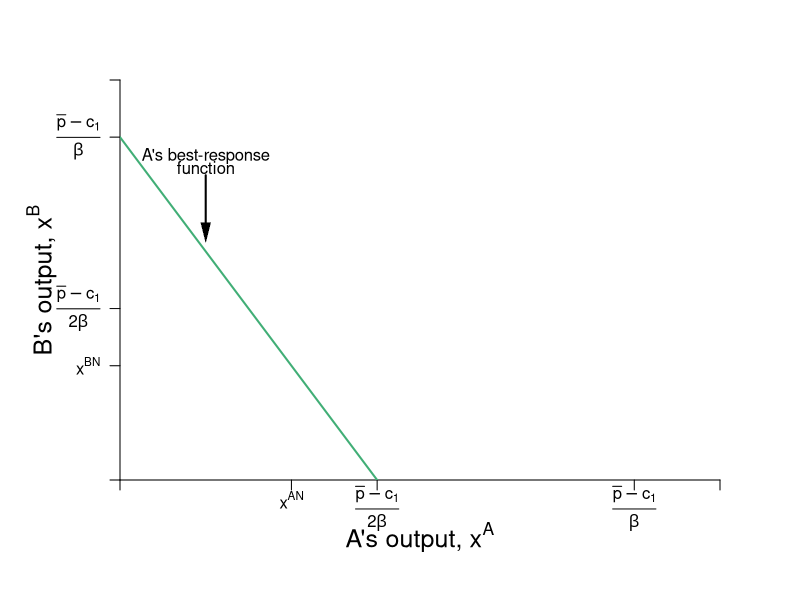

Reproduce this figure in R.
require(shape)
pdf(file = "competitionmarkets/cournot_brfs/cournot_brfs_1.pdf", width = 9, height = 7)

#Set parameters for graphics
axislabelsize <- 1.5
labelsize <- 1.2
graphlinewidth <- 2
segmentlinewidth <- 1.5

COL <- c("#7fc97f", "#beaed4", "#fdc086", "#ffff99", "#386cb0", "#f0027f", "#bf5b17", "#666666")
COLA <- c("#e0f3db", "#99d8c9","#66c2a4","#41ae76", "#238b45", "#005824")
COLB <- c("#c6dbef", "#4eb3d3", "#2b8cbe", "#0868ac","#084081")

par(mar =  c(6, 6, 4, 4))

piA <- function(xa, xb, s = 0.5, pmax = 20, c1 = 2) {
  (pmax - s*xb)*xa - s*(xa)^2 - c1*xa
}

piB <- function(xa, xb, s = 0.5, pmax = 20, c1 = 2) {
  (pmax - s*xa)*xb - s*(xb)^2 - c1*xb
}

brfB <- function(xa, s = 0.5, pmax = 20, c1 = 2) {
  (pmax - c1)/(2*s) - (1/2)*xa
}

brfA <- function(xa, s = 0.5, pmax = 20, c1 = 2) {
  (pmax - c1)/s - 2*xa
}

xlims <- c(0, 42)
ylims <- c(0, 42)

npts <- 501 
x <- seq(xlims[1], xlims[2], length.out = npts)
y <- seq(ylims[1], ylims[2], length.out = npts) 
a <- c(46.08, 55, 64)
b <- c(46.08, 55, 64)

plot(0, 0, xlim = xlims, ylim = ylims, type = "n",
     xlab = expression(paste("")),
     ylab = expression(paste("")), 
     xaxt = "n", 
     yaxt = "n", 
     cex.lab = axislabelsize, 
     bty = "n",
     xaxs="i", 
     yaxs="i")

ticksy <- c(0, 12, 18, 36, ylims[2])
ylabels <- c(NA, expression(paste(x^{BN})), expression(paste( frac(bar(p) - c[1],2*beta) )), expression(paste( frac(bar(p) - c[1],beta) )), NA)
ticksx <- c(0, 12, 18, 36, xlims[2])
xlabels <- c(NA, expression(paste(x^{AN})), expression(paste(frac(bar(p) - c[1],2*beta))), expression(paste( frac(bar(p) - c[1],beta) )), NA)

axis(1, at = ticksx, pos = 0, labels = FALSE)

text(x = c(0, 12, 18, 36, xlims[2]), par("usr")[3] - 0.4, labels = xlabels, srt = 0, pos = 1, xpd = TRUE)

axis(2, at = ticksy, pos = 0, labels = ylabels, las = 1)

npts <- 500 
xx1 <- seq(xlims[1], xlims[2], length.out = npts)

lines(xx1, brfA(xx1, s = 0.5, pmax = 20, c1 = 2), col = COLA[4], lwd = graphlinewidth)
# lines(xx1, brfB(xx1, s = 0.5, pmax = 20, c1 = 2), col = COLB[4], lwd = graphlinewidth)

# segments(0, 12, 12, 12, lty = 2, col = "gray" , lwd = segmentlinewidth)
# segments(12, 0, 12, 12, lty = 2, col = "gray" , lwd = segmentlinewidth)

text(0.5*(xlims[2]), -6, expression(paste("A's output, ", x^A)), xpd = TRUE, cex = axislabelsize) 
text(-5.5, 0.5*ylims[2], expression(paste("B's output, ", x^B)), xpd = TRUE, cex = axislabelsize, srt = 90) 

#Label point i. 
# points(12, 12, pch = 16, col = "black", cex = 1.5)
# text(16.5, 12.5, expression(paste("Nash Equilibrium")))
# text(11.3, 11.3, expression(paste("n")))

#B's brf
# text(34, 7.25, expression(paste("B's best-response")))
# text(34, 6, expression(paste("function")))
# Arrows(29.5, 6.75, 24, 6.75, col = "black", lty = 1, lwd = 2, arr.type = "triangle", arr.lwd = 0.5)

#A's brf
text(6, 34, expression(paste("A's best-response")))
text(6, 32.75, expression(paste("function")))
Arrows(6, 32, 6, 26, col = "black", lty = 1, lwd = 2, arr.type = "triangle", arr.lwd = 0.5)


dev.off()
